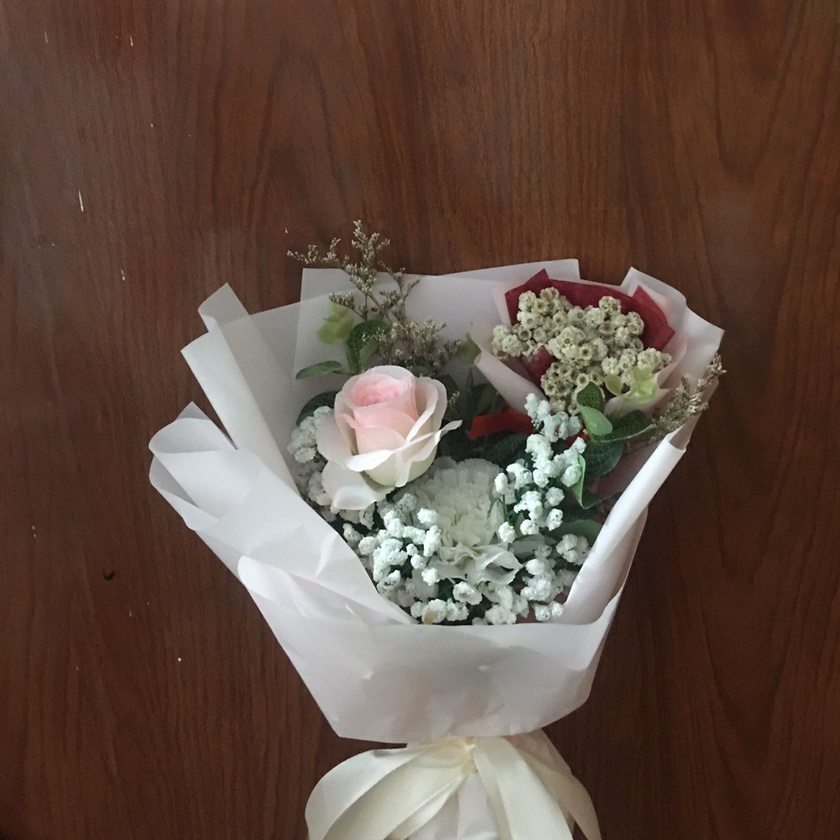
#> input picture dila.jpeg, 840 x 840 px, shrunk from 1600 x 1600 before the run
$ jupyter execute 'Deteksi Bentuk Gambar Menggunakan Contour-checkpoint.ipynb'
#> lines starting #> are read from the running program, lines starting #| are printed output that depends on the picture; after the words box and inside, x2 and y2 are one past the last pixel; in counts of white or black regions, pixels touching at a corner belong together
## Nur Anisah Fadhilah
## 202131020

## Import Library

[cell 1]
import cv2
from matplotlib import pyplot as plt
import numpy as np

## Show Image

[cell 2]
img = cv2.imread('dila.jpeg')
#> img is the input picture: shape (840, 840, 3); mean B, G, R 66.6, 77.6, 98.4

img = cv2.cvtColor(img, cv2.COLOR_BGR2RGB)

plt.imshow(img)
plt.show()

## Contour Detection

[cell 3]
gray = cv2.cvtColor(img, cv2.COLOR_BGR2GRAY)
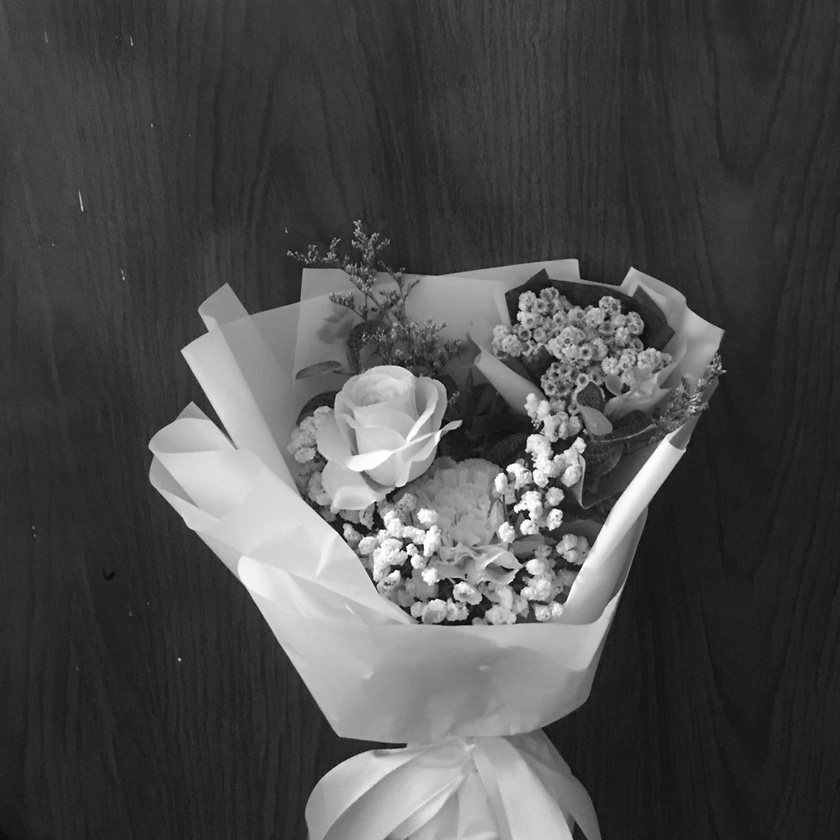
#> gray: shape (840, 840); min 1, max 255, mean 76.6

thresh = cv2.adaptiveThreshold(
    gray, 255, cv2.ADAPTIVE_THRESH_GAUSSIAN_C, cv2.THRESH_BINARY_INV, 21, 5)
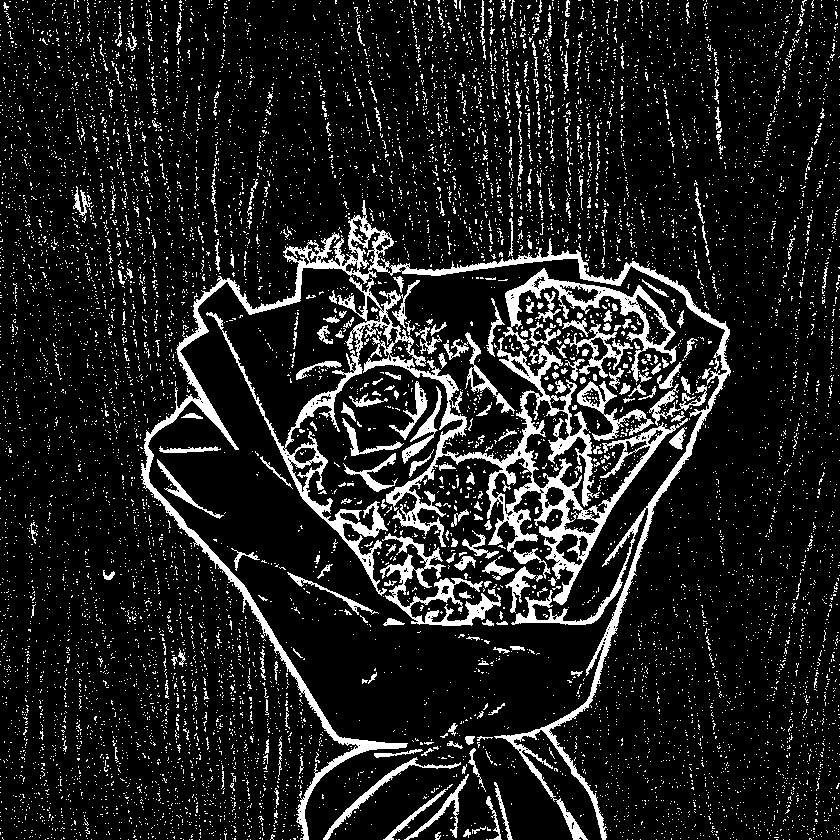
#> thresh: shape (840, 840); 12.3% white; 9971 white regions (9691 under 20 px)

contours, _ = cv2.findContours(thresh, cv2.RETR_TREE, cv2.CHAIN_APPROX_SIMPLE)
#> contours = 10483 contours, 10301 with area under 20; largest, box (x1, y1, x2, y2) and area: (206, 277, 688, 605) 18520, (141, 200, 731, 840) 14723, (503, 268, 677, 382) 3831, (380, 533, 501, 626) 2240, (577, 381, 654, 441) 1017

detected_contours = img.copy()

cv2.drawContours(detected_contours, contours, -1, (0, 255, 0), -1)
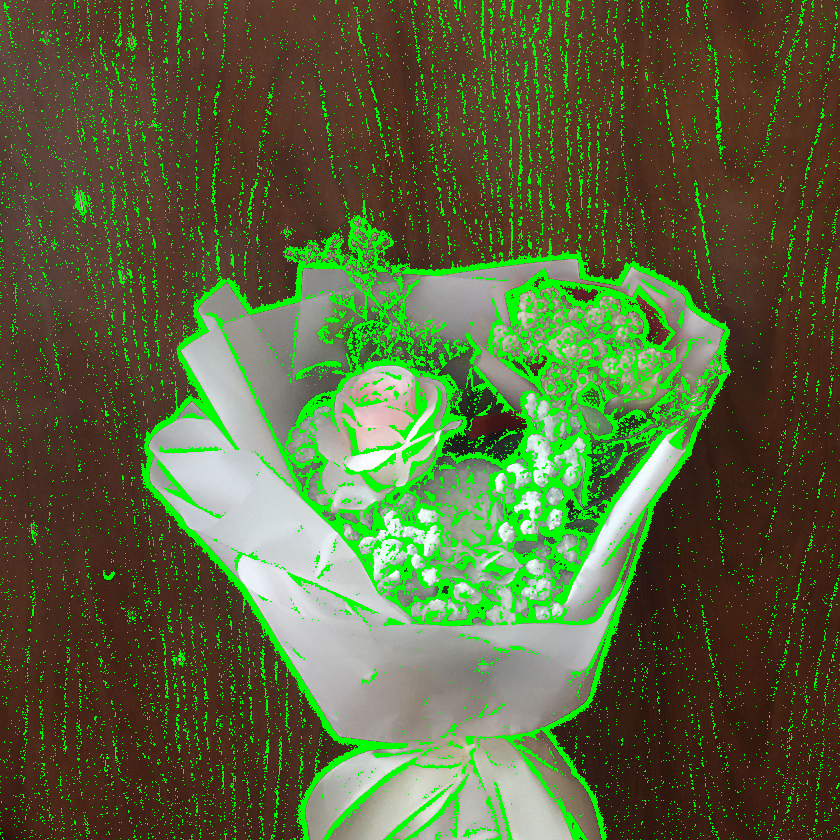
#> detected_contours: shape (840, 840, 3); mean R, G, B 87.9, 100.3, 59.2

plt.imshow(detected_contours)
plt.title('Image With Contours')
plt.show()

## Extracting Contours

[cell 4]
contours, _ = cv2.findContours(
    thresh, cv2.RETR_EXTERNAL, cv2.CHAIN_APPROX_SIMPLE)
#> contours = 9926 contours, 9786 with area under 20; largest, box (x1, y1, x2, y2) and area: (206, 277, 688, 605) 18520, (141, 200, 731, 840) 14723, (503, 268, 677, 382) 3831, (380, 533, 501, 626) 2240, (577, 381, 654, 441) 1017

highlight = np.ones_like(img)

cv2.drawContours(highlight, contours, -500, (255, 255, 255), -255)
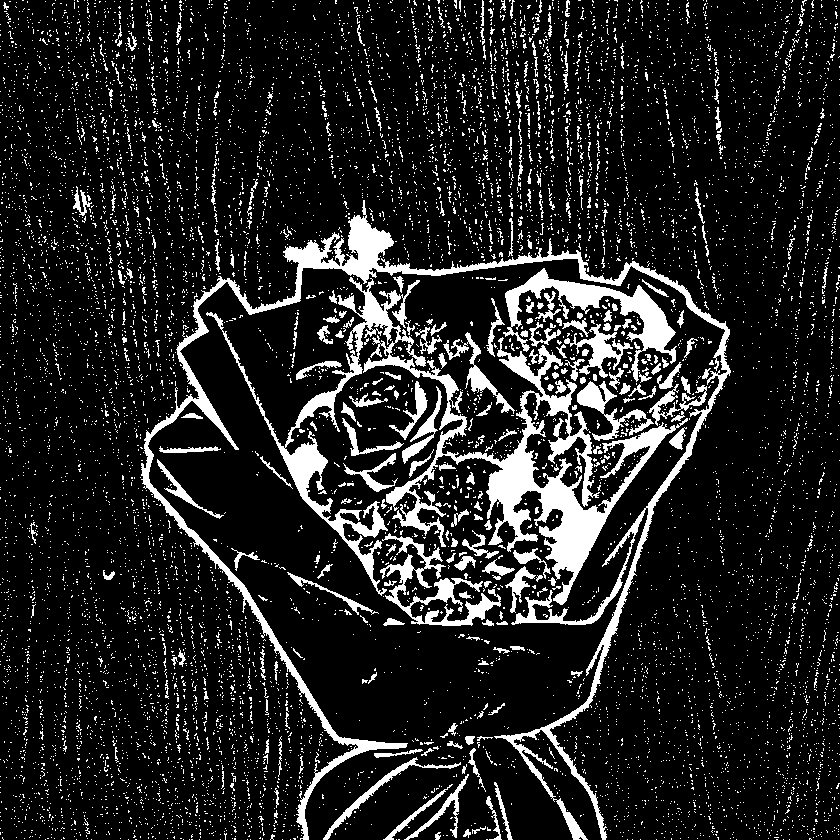
#> highlight: shape (840, 840, 3); values 1 (black) and 255 (white), 13.3% white; 9926 white regions (9640 under 20 px), largest, box (x1, y1, x2, y2) and area: (206, 277, 688, 605) 21873, (141, 200, 731, 840) 17826, (503, 268, 677, 382) 4264

plt.imshow(highlight)
plt.title('Highlight contour with color')
plt.show()

[cell 5]
contours = {"Original Image": img, "Image with contours": detected_contours,
            "Color contours": highlight}

plt.subplots_adjust(wspace=.2, hspace=.2)
plt.tight_layout()

for i, (key, value) in enumerate(contours.items()):
    plt.subplot(2, 2, i + 1)
    plt.tick_params(labelbottom=False)
    plt.tick_params(labelleft=False)
    plt.title("{}".format(key))
    plt.imshow(value)
#> this loop made 3 passes

plt.show()

$ run again, with Tanggal Pengambilan Obj.jpeg copied over dila.jpeg
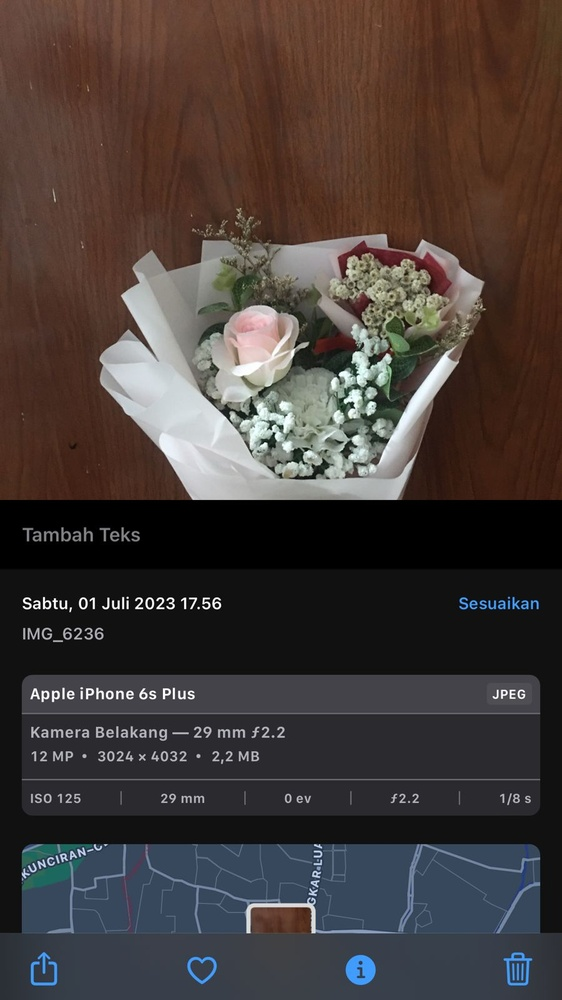
#> input picture Tanggal Pengambilan Obj.jpeg, 562 x 1000 px, shrunk from 900 x 1600 before the run
#> img is the input picture: shape (1000, 562, 3); mean B, G, R 57.1, 59.9, 69
#> thresh: shape (1000, 562); 16.7% white; 3068 white regions (2857 under 20 px)
#> `contours, _ = cv2.findContours(thresh, cv2.RETR_TREE, cv2.CHAIN_APPROX..`: contours = 3740 contours, 3436 with area under 20; largest, box (x1, y1, x2, y2) and area: (16, 669, 545, 820) 78012, (20, 674, 542, 817) 73610, (0, 194, 562, 507) 20842, (26, 720, 290, 768) 8006, (0, 838, 562, 933) 7321
#> `cv2.drawContours(detected_contours, contours, -1, (0, 255, 0), -1)`:
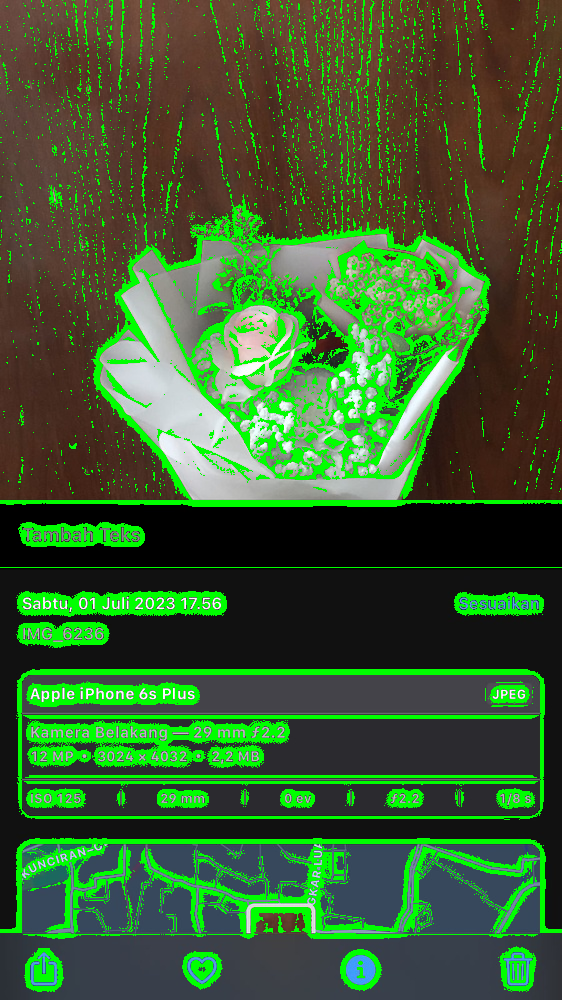
#> detected_contours: shape (1000, 562, 3); mean R, G, B 59.7, 93.6, 48.4
#> `contours, _ = cv2.findContours( thresh, cv2.RETR_EXTERNAL, cv2.CHAIN_A..`: contours = 2926 contours, 2834 with area under 20; largest, box (x1, y1, x2, y2) and area: (16, 669, 545, 820) 78012, (0, 194, 562, 507) 20842, (0, 838, 562, 933) 7321, (17, 591, 227, 617) 4419, (18, 522, 145, 547) 2582
#> `cv2.drawContours(highlight, contours, -500, (255, 255, 255), -255)`:
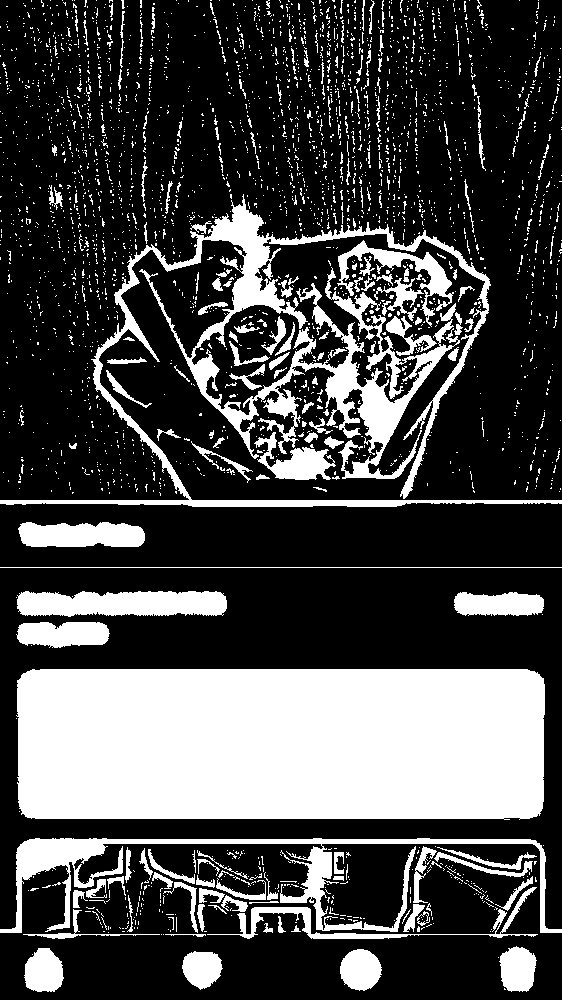
#> highlight: shape (1000, 562, 3); values 1 (black) and 255 (white), 28.2% white; 2926 white regions (2741 under 20 px), largest, box (x1, y1, x2, y2) and area: (16, 669, 545, 820) 78685, (0, 194, 562, 507) 25067, (0, 838, 562, 933) 8698
#> the loop `for i, (key, value) in enumerate(contours.items()):` made 3 passes
